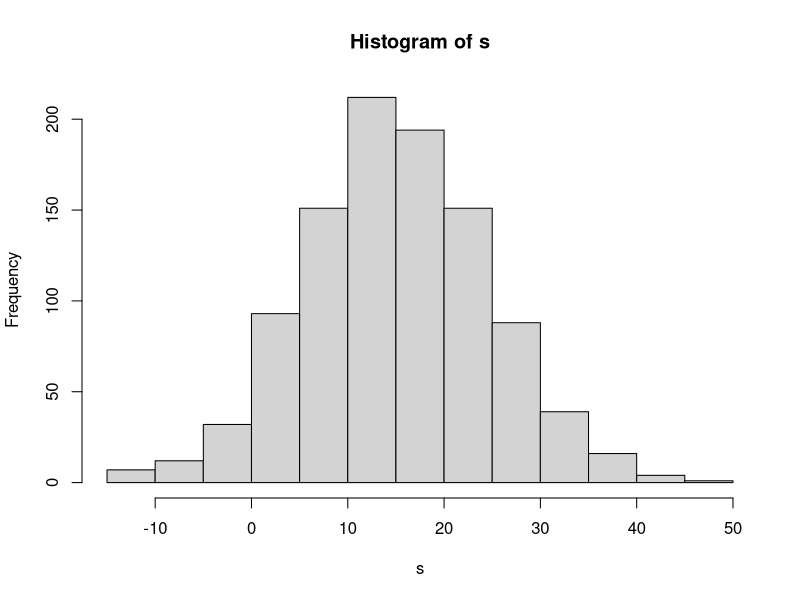

Recreate this plot in R.
## ---- chunk 1
knitr::opts_chunk$set(echo = TRUE)
## ---- chunk 2
s=rnorm(1000,15,10)
hist(s)
